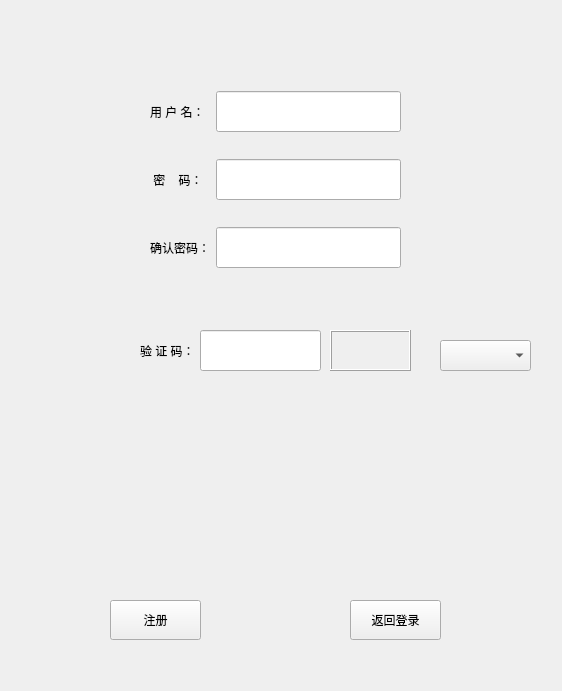
<?xml version="1.0" encoding="UTF-8"?>
<ui version="4.0">
 <class>Signup</class>
 <widget class="QWidget" name="Signup">
  <property name="geometry">
   <rect>
    <x>0</x>
    <y>0</y>
    <width>562</width>
    <height>691</height>
   </rect>
  </property>
  <property name="windowTitle">
   <string>Form</string>
  </property>
  <property name="styleSheet">
   <string notr="true"/>
  </property>
  <widget class="QPushButton" name="pushButton_2">
   <property name="geometry">
    <rect>
     <x>110</x>
     <y>600</y>
     <width>91</width>
     <height>40</height>
    </rect>
   </property>
   <property name="minimumSize">
    <size>
     <width>0</width>
     <height>40</height>
    </size>
   </property>
   <property name="styleSheet">
    <string notr="true"/>
   </property>
   <property name="text">
    <string>注册</string>
   </property>
  </widget>
  <widget class="QPushButton" name="btn_return">
   <property name="geometry">
    <rect>
     <x>350</x>
     <y>600</y>
     <width>91</width>
     <height>40</height>
    </rect>
   </property>
   <property name="minimumSize">
    <size>
     <width>0</width>
     <height>40</height>
    </size>
   </property>
   <property name="styleSheet">
    <string notr="true"/>
   </property>
   <property name="text">
    <string>返回登录</string>
   </property>
  </widget>
  <widget class="QFrame" name="verificationFrame">
   <property name="geometry">
    <rect>
     <x>330</x>
     <y>330</y>
     <width>81</width>
     <height>41</height>
    </rect>
   </property>
   <property name="frameShape">
    <enum>QFrame::Box</enum>
   </property>
   <property name="frameShadow">
    <enum>QFrame::Raised</enum>
   </property>
  </widget>
  <widget class="QWidget" name="gridLayoutWidget">
   <property name="geometry">
    <rect>
     <x>150</x>
     <y>70</y>
     <width>251</width>
     <height>221</height>
    </rect>
   </property>
   <layout class="QGridLayout" name="gridLayout">
    <item row="1" column="0">
     <widget class="QLabel" name="label_3">
      <property name="minimumSize">
       <size>
        <width>0</width>
        <height>41</height>
       </size>
      </property>
      <property name="styleSheet">
       <string notr="true">font: 10pt &quot;Arial&quot;;</string>
      </property>
      <property name="text">
       <string>用 户 名：</string>
      </property>
     </widget>
    </item>
    <item row="1" column="1">
     <widget class="QLineEdit" name="lineEdit_username">
      <property name="minimumSize">
       <size>
        <width>0</width>
        <height>41</height>
       </size>
      </property>
     </widget>
    </item>
    <item row="3" column="0">
     <widget class="QLabel" name="label_5">
      <property name="minimumSize">
       <size>
        <width>0</width>
        <height>41</height>
       </size>
      </property>
      <property name="styleSheet">
       <string notr="true">font: 10pt &quot;Arial&quot;;</string>
      </property>
      <property name="text">
       <string>确认密码：</string>
      </property>
     </widget>
    </item>
    <item row="2" column="1">
     <widget class="QLineEdit" name="lineEdit_passwd">
      <property name="minimumSize">
       <size>
        <width>0</width>
        <height>41</height>
       </size>
      </property>
     </widget>
    </item>
    <item row="2" column="0">
     <widget class="QLabel" name="label_4">
      <property name="minimumSize">
       <size>
        <width>0</width>
        <height>41</height>
       </size>
      </property>
      <property name="styleSheet">
       <string notr="true">font: 10pt &quot;Arial&quot;;</string>
      </property>
      <property name="text">
       <string> 密    码：</string>
      </property>
     </widget>
    </item>
    <item row="3" column="1">
     <widget class="QLineEdit" name="lineEdit_surepasswd">
      <property name="minimumSize">
       <size>
        <width>0</width>
        <height>41</height>
       </size>
      </property>
     </widget>
    </item>
   </layout>
  </widget>
  <widget class="QComboBox" name="verificationMethodBox">
   <property name="geometry">
    <rect>
     <x>440</x>
     <y>340</y>
     <width>91</width>
     <height>31</height>
    </rect>
   </property>
  </widget>
  <widget class="QLabel" name="label_verification">
   <property name="geometry">
    <rect>
     <x>140</x>
     <y>330</y>
     <width>65</width>
     <height>41</height>
    </rect>
   </property>
   <property name="minimumSize">
    <size>
     <width>0</width>
     <height>41</height>
    </size>
   </property>
   <property name="text">
    <string>验 证 码：</string>
   </property>
  </widget>
  <widget class="QLineEdit" name="lineEdit_verification">
   <property name="geometry">
    <rect>
     <x>200</x>
     <y>330</y>
     <width>121</width>
     <height>41</height>
    </rect>
   </property>
   <property name="minimumSize">
    <size>
     <width>0</width>
     <height>41</height>
    </size>
   </property>
  </widget>
 </widget>
 <resources/>
 <connections/>
</ui>
